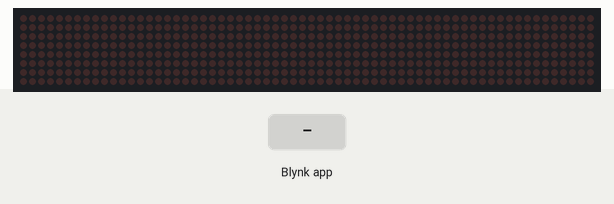
Recording of a sketch running on a simulated ESP8266 (NodeMCU). Parts: 64×8 LED matrix. Inputs (shaded band) come from the test bench. WiFi joins after 1.5 s; servers stay silent unless stated.

Above: at 3.0 s.
3.1 s: Blynk app writes 1 to V5
6.1 s: Blynk app writes 1 to V4
At 6.4 s:
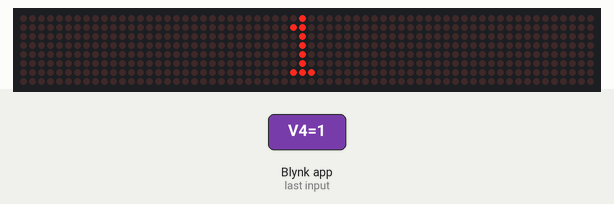
Timing chart, 0 to 9.1 s (numbered marks = the images above; inputs shaded):
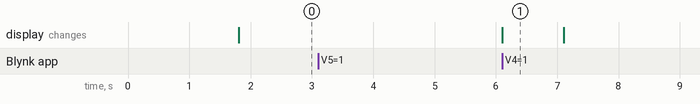

The sketch:

NodeMCU_Parola_Blynk_IOT.ino
```cpp
#define BLYNK_TEMPLATE_ID "" //get this from blynk.cloud (for your device)
#define BLYNK_DEVICE_NAME "" //get this from blynk.cloud (for your device)
#define BLYNK_AUTH_TOKEN "" //get this from blynk.cloud (for your device)

// Comment this out to disable prints and save space
#define BLYNK_PRINT Serial

#include <ESP8266WiFi.h>
#include <BlynkSimpleEsp8266.h>
#include <MD_Parola.h>
#include <MD_MAX72xx.h>
#include <SPI.h>

#define HARDWARE_TYPE MD_MAX72XX::FC16_HW
#define MAX_DEVICES 8 //If you're only using a single 32x8 display then please set this to 4.

#define CLK_PIN   D5 //green
#define DATA_PIN  D7 //orange
#define CS_PIN    D8 //yellow

MD_Parola P = MD_Parola(HARDWARE_TYPE, CS_PIN, MAX_DEVICES);

// Your WiFi credentials.
// Set password to "" for open networks.
char ssid[] = "";
char pass[] = "";
char auth[] = BLYNK_AUTH_TOKEN;

String pinValue1;
String pinValue2;
String pinValue3;
int delayValue;
int delayValue_ms;

BLYNK_WRITE(V4) {
  delayValue = param.asInt();
  delayValue_ms = (delayValue * 1000);
}
BLYNK_WRITE(V5) {
  pinValue1 = param.asString();
}
BLYNK_WRITE(V6) {
  pinValue2 = param.asString();
}
BLYNK_WRITE(V7) {
  pinValue3 = param.asString();
}

void setup()
{
  // Debug console
  Serial.begin(115200);

  //Blynk.begin(auth, ssid, pass);
  // You can also specify server:
  Blynk.begin(auth, ssid, pass, "blynk.cloud", 8080);
  //Blynk.begin(auth, ssid, pass, IPAddress(192,168,1,100), 8080);

  P.begin();

}

void loop()
{
  Blynk.run();

  P.displayText("", PA_CENTER, 0, 0, PA_PRINT, PA_NO_EFFECT); //initialise all text output to be in the middle
  P.displayAnimate();

  P.print(pinValue1); //Output the string value found in the 1st Blynk IoT app terminal to the matrix display
  Blynk.virtualWrite(V8, pinValue1); //Display the 1st string value from the matrix display to the V8 label (on IoT app)
  delay(delayValue_ms); //pause between switching from value 1 to value 2

  P.print(pinValue2); //Output the string value found in the 2nd Blynk IoT app terminal to the matrix display
  Blynk.virtualWrite(V8, pinValue2); //Display the 2nd string value from the matrix display to the V8 label (on IoT app)
  delay(delayValue_ms); //pause between switching from value 2 to value 3

  P.print(pinValue3); //Output the string value found in the 3rd Blynk IoT app terminal to the matrix display
  Blynk.virtualWrite(V8, pinValue3); //Display the 3rd string value from the matrix display to the V8 label (on IoT app)
  delay(delayValue_ms); //pause between switching from value 3 and back to value 1
}
```

Measured:
- after the input at 3.1 s, every drawn part: stays the same
- after the input at 6.1 s, the display: changes at once (image 1)
- what the display in image 1 shows lasts 1.0 s, from 6.1 s to 7.1 s
